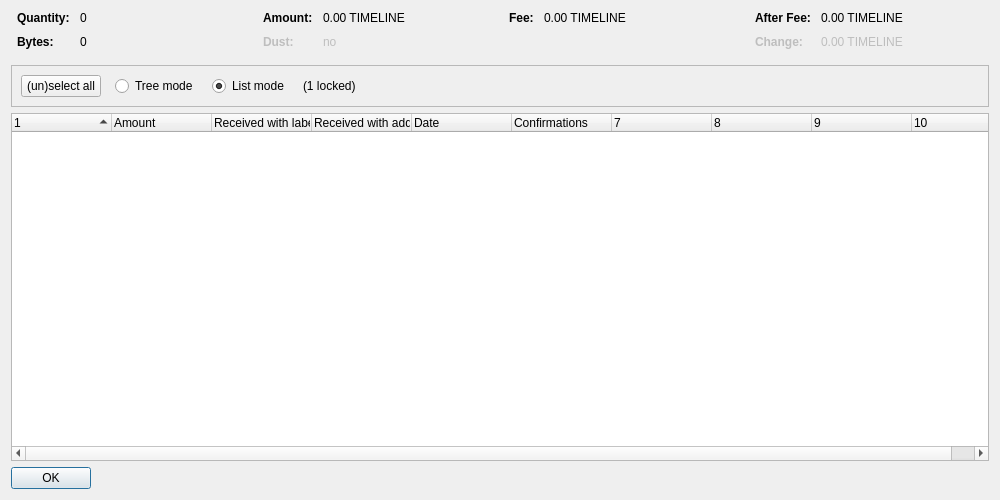
<?xml version="1.0" encoding="UTF-8"?>
<ui version="4.0">
 <class>CoinControlDialog</class>
 <widget class="QDialog" name="CoinControlDialog">
  <property name="geometry">
   <rect>
    <x>0</x>
    <y>0</y>
    <width>1000</width>
    <height>500</height>
   </rect>
  </property>
  <property name="windowTitle">
   <string>Coin Selection</string>
  </property>
  <layout class="QVBoxLayout" name="verticalLayout">
   <item>
    <layout class="QHBoxLayout" name="horizontalLayoutTop" stretch="0,0,0,0">
     <property name="topMargin">
      <number>0</number>
     </property>
     <property name="bottomMargin">
      <number>10</number>
     </property>
     <item>
      <layout class="QFormLayout" name="formLayoutCoinControl1">
       <property name="horizontalSpacing">
        <number>10</number>
       </property>
       <property name="verticalSpacing">
        <number>10</number>
       </property>
       <property name="leftMargin">
        <number>6</number>
       </property>
       <property name="rightMargin">
        <number>6</number>
       </property>
       <item row="0" column="0">
        <widget class="QLabel" name="labelCoinControlQuantityText">
         <property name="font">
          <font>
           <weight>75</weight>
           <bold>true</bold>
          </font>
         </property>
         <property name="text">
          <string>Quantity:</string>
         </property>
        </widget>
       </item>
       <item row="0" column="1">
        <widget class="QLabel" name="labelCoinControlQuantity">
         <property name="cursor">
          <cursorShape>IBeamCursor</cursorShape>
         </property>
         <property name="contextMenuPolicy">
          <enum>Qt::ActionsContextMenu</enum>
         </property>
         <property name="text">
          <string notr="true">0</string>
         </property>
         <property name="textInteractionFlags">
          <set>Qt::LinksAccessibleByMouse|Qt::TextSelectableByKeyboard|Qt::TextSelectableByMouse</set>
         </property>
        </widget>
       </item>
       <item row="1" column="0">
        <widget class="QLabel" name="labelCoinControlBytesText">
         <property name="font">
          <font>
           <weight>75</weight>
           <bold>true</bold>
          </font>
         </property>
         <property name="text">
          <string>Bytes:</string>
         </property>
        </widget>
       </item>
       <item row="1" column="1">
        <widget class="QLabel" name="labelCoinControlBytes">
         <property name="cursor">
          <cursorShape>IBeamCursor</cursorShape>
         </property>
         <property name="contextMenuPolicy">
          <enum>Qt::ActionsContextMenu</enum>
         </property>
         <property name="text">
          <string notr="true">0</string>
         </property>
         <property name="textInteractionFlags">
          <set>Qt::LinksAccessibleByMouse|Qt::TextSelectableByKeyboard|Qt::TextSelectableByMouse</set>
         </property>
        </widget>
       </item>
      </layout>
     </item>
     <item>
      <layout class="QFormLayout" name="formLayoutCoinControl2">
       <property name="horizontalSpacing">
        <number>10</number>
       </property>
       <property name="verticalSpacing">
        <number>10</number>
       </property>
       <property name="leftMargin">
        <number>6</number>
       </property>
       <property name="rightMargin">
        <number>6</number>
       </property>
       <item row="0" column="0">
        <widget class="QLabel" name="labelCoinControlAmountText">
         <property name="font">
          <font>
           <weight>75</weight>
           <bold>true</bold>
          </font>
         </property>
         <property name="text">
          <string>Amount:</string>
         </property>
        </widget>
       </item>
       <item row="0" column="1">
        <widget class="QLabel" name="labelCoinControlAmount">
         <property name="cursor">
          <cursorShape>IBeamCursor</cursorShape>
         </property>
         <property name="contextMenuPolicy">
          <enum>Qt::ActionsContextMenu</enum>
         </property>
         <property name="text">
          <string notr="true">0.00 TIMELINE</string>
         </property>
         <property name="textInteractionFlags">
          <set>Qt::LinksAccessibleByMouse|Qt::TextSelectableByKeyboard|Qt::TextSelectableByMouse</set>
         </property>
        </widget>
       </item>
       <item row="1" column="0">
        <widget class="QLabel" name="labelCoinControlLowOutputText">
         <property name="enabled">
          <bool>false</bool>
         </property>
         <property name="font">
          <font>
           <weight>75</weight>
           <bold>true</bold>
          </font>
         </property>
         <property name="text">
          <string>Dust:</string>
         </property>
        </widget>
       </item>
       <item row="1" column="1">
        <widget class="QLabel" name="labelCoinControlLowOutput">
         <property name="enabled">
          <bool>false</bool>
         </property>
         <property name="cursor">
          <cursorShape>IBeamCursor</cursorShape>
         </property>
         <property name="contextMenuPolicy">
          <enum>Qt::ActionsContextMenu</enum>
         </property>
         <property name="text">
          <string notr="true">no</string>
         </property>
         <property name="textInteractionFlags">
          <set>Qt::LinksAccessibleByMouse|Qt::TextSelectableByKeyboard|Qt::TextSelectableByMouse</set>
         </property>
        </widget>
       </item>
      </layout>
     </item>
     <item>
      <layout class="QFormLayout" name="formLayoutCoinControl3">
       <property name="horizontalSpacing">
        <number>10</number>
       </property>
       <property name="verticalSpacing">
        <number>10</number>
       </property>
       <property name="leftMargin">
        <number>6</number>
       </property>
       <property name="rightMargin">
        <number>6</number>
       </property>
       <item row="0" column="0">
        <widget class="QLabel" name="labelCoinControlFeeText">
         <property name="font">
          <font>
           <weight>75</weight>
           <bold>true</bold>
          </font>
         </property>
         <property name="text">
          <string>Fee:</string>
         </property>
        </widget>
       </item>
       <item row="0" column="1">
        <widget class="QLabel" name="labelCoinControlFee">
         <property name="cursor">
          <cursorShape>IBeamCursor</cursorShape>
         </property>
         <property name="contextMenuPolicy">
          <enum>Qt::ActionsContextMenu</enum>
         </property>
         <property name="text">
          <string notr="true">0.00 TIMELINE</string>
         </property>
         <property name="textInteractionFlags">
          <set>Qt::LinksAccessibleByMouse|Qt::TextSelectableByKeyboard|Qt::TextSelectableByMouse</set>
         </property>
        </widget>
       </item>
      </layout>
     </item>
     <item>
      <layout class="QFormLayout" name="formLayoutCoinControl4">
       <property name="horizontalSpacing">
        <number>10</number>
       </property>
       <property name="verticalSpacing">
        <number>10</number>
       </property>
       <property name="leftMargin">
        <number>6</number>
       </property>
       <property name="rightMargin">
        <number>6</number>
       </property>
       <item row="0" column="0">
        <widget class="QLabel" name="labelCoinControlAfterFeeText">
         <property name="font">
          <font>
           <weight>75</weight>
           <bold>true</bold>
          </font>
         </property>
         <property name="text">
          <string>After Fee:</string>
         </property>
        </widget>
       </item>
       <item row="0" column="1">
        <widget class="QLabel" name="labelCoinControlAfterFee">
         <property name="cursor">
          <cursorShape>IBeamCursor</cursorShape>
         </property>
         <property name="contextMenuPolicy">
          <enum>Qt::ActionsContextMenu</enum>
         </property>
         <property name="text">
          <string notr="true">0.00 TIMELINE</string>
         </property>
         <property name="textInteractionFlags">
          <set>Qt::LinksAccessibleByMouse|Qt::TextSelectableByKeyboard|Qt::TextSelectableByMouse</set>
         </property>
        </widget>
       </item>
       <item row="1" column="0">
        <widget class="QLabel" name="labelCoinControlChangeText">
         <property name="enabled">
          <bool>false</bool>
         </property>
         <property name="font">
          <font>
           <weight>75</weight>
           <bold>true</bold>
          </font>
         </property>
         <property name="text">
          <string>Change:</string>
         </property>
        </widget>
       </item>
       <item row="1" column="1">
        <widget class="QLabel" name="labelCoinControlChange">
         <property name="enabled">
          <bool>false</bool>
         </property>
         <property name="cursor">
          <cursorShape>IBeamCursor</cursorShape>
         </property>
         <property name="contextMenuPolicy">
          <enum>Qt::ActionsContextMenu</enum>
         </property>
         <property name="text">
          <string notr="true">0.00 TIMELINE</string>
         </property>
         <property name="textInteractionFlags">
          <set>Qt::LinksAccessibleByMouse|Qt::TextSelectableByKeyboard|Qt::TextSelectableByMouse</set>
         </property>
        </widget>
       </item>
      </layout>
     </item>
    </layout>
   </item>
   <item>
    <widget class="QFrame" name="frame">
     <property name="minimumSize">
      <size>
       <width>0</width>
       <height>40</height>
      </size>
     </property>
     <property name="frameShape">
      <enum>QFrame::StyledPanel</enum>
     </property>
     <property name="frameShadow">
      <enum>QFrame::Sunken</enum>
     </property>
     <layout class="QHBoxLayout" name="horizontalLayout">
      <item>
       <layout class="QHBoxLayout" name="horizontalLayoutPanel" stretch="0,0,0,0,0">
        <property name="spacing">
         <number>14</number>
        </property>
        <item>
         <widget class="QPushButton" name="pushButtonSelectAll">
          <property name="sizePolicy">
           <sizepolicy hsizetype="Maximum" vsizetype="Fixed">
            <horstretch>0</horstretch>
            <verstretch>0</verstretch>
           </sizepolicy>
          </property>
          <property name="text">
           <string>(un)select all</string>
          </property>
          <property name="autoDefault">
           <bool>false</bool>
          </property>
         </widget>
        </item>
        <item>
         <widget class="QRadioButton" name="radioTreeMode">
          <property name="sizePolicy">
           <sizepolicy hsizetype="Maximum" vsizetype="Fixed">
            <horstretch>0</horstretch>
            <verstretch>0</verstretch>
           </sizepolicy>
          </property>
          <property name="text">
           <string>Tree mode</string>
          </property>
         </widget>
        </item>
        <item>
         <widget class="QRadioButton" name="radioListMode">
          <property name="sizePolicy">
           <sizepolicy hsizetype="Maximum" vsizetype="Fixed">
            <horstretch>0</horstretch>
            <verstretch>0</verstretch>
           </sizepolicy>
          </property>
          <property name="text">
           <string>List mode</string>
          </property>
          <property name="checked">
           <bool>true</bool>
          </property>
         </widget>
        </item>
        <item>
         <widget class="QLabel" name="labelLocked">
          <property name="text">
           <string notr="true">(1 locked)</string>
          </property>
         </widget>
        </item>
        <item>
         <spacer name="horizontalSpacer">
          <property name="orientation">
           <enum>Qt::Horizontal</enum>
          </property>
          <property name="sizeHint" stdset="0">
           <size>
            <width>40</width>
            <height>20</height>
           </size>
          </property>
         </spacer>
        </item>
       </layout>
      </item>
     </layout>
    </widget>
   </item>
   <item>
    <widget class="CoinControlTreeWidget" name="treeWidget">
     <property name="contextMenuPolicy">
      <enum>Qt::CustomContextMenu</enum>
     </property>
     <property name="sortingEnabled">
      <bool>false</bool>
     </property>
     <property name="columnCount">
      <number>10</number>
     </property>
     <attribute name="headerShowSortIndicator" stdset="0">
      <bool>true</bool>
     </attribute>
     <attribute name="headerStretchLastSection">
      <bool>false</bool>
     </attribute>
     <column>
      <property name="text">
       <string/>
      </property>
     </column>
     <column>
      <property name="text">
       <string>Amount</string>
      </property>
     </column>
     <column>
      <property name="text">
       <string>Received with label</string>
      </property>
     </column>
     <column>
      <property name="text">
       <string>Received with address</string>
      </property>
     </column>
     <column>
      <property name="text">
       <string>Date</string>
      </property>
     </column>
     <column>
      <property name="text">
       <string>Confirmations</string>
      </property>
      <property name="toolTip">
       <string>Confirmed</string>
      </property>
     </column>
     <column>
      <property name="text">
       <string/>
      </property>
     </column>
     <column>
      <property name="text">
       <string/>
      </property>
     </column>
     <column>
      <property name="text">
       <string/>
      </property>
     </column>
     <column>
      <property name="text">
       <string/>
      </property>
     </column>
    </widget>
   </item>
   <item>
    <widget class="QDialogButtonBox" name="buttonBox">
     <property name="sizePolicy">
      <sizepolicy hsizetype="Maximum" vsizetype="Fixed">
       <horstretch>0</horstretch>
       <verstretch>0</verstretch>
      </sizepolicy>
     </property>
     <property name="orientation">
      <enum>Qt::Horizontal</enum>
     </property>
     <property name="standardButtons">
      <set>QDialogButtonBox::Ok</set>
     </property>
    </widget>
   </item>
  </layout>
 </widget>
 <customwidgets>
  <customwidget>
   <class>CoinControlTreeWidget</class>
   <extends>QTreeWidget</extends>
   <header>qt/coincontroltreewidget.h</header>
  </customwidget>
 </customwidgets>
 <resources/>
 <connections/>
</ui>
